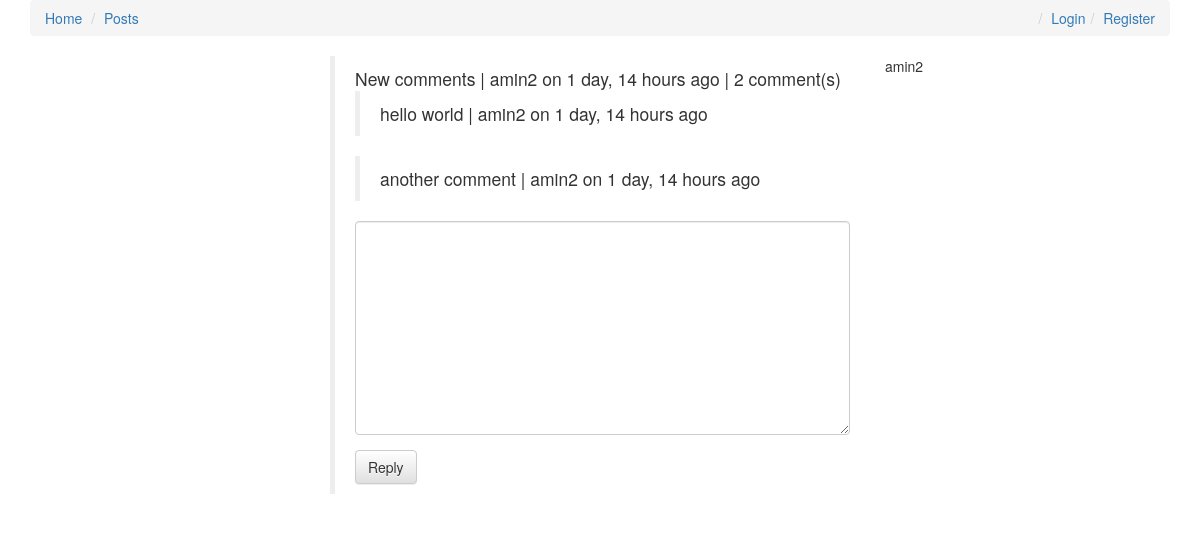
/comments/21/, run on the app's committed database.
### comments/models.py (models this page shows, shortened)
class Comment(models.Model):
	user = models.ForeignKey(settings.AUTH_USER_MODEL, default=1)
	content = models.TextField()
	timestamp = models.DateTimeField(auto_now_add=True)
	content_type = models.ForeignKey(ContentType, on_delete=models.CASCADE)
	object_id = models.PositiveIntegerField()
	content_object = GenericForeignKey('content_type', 'object_id')
	parent = models.ForeignKey("self", null=True, blank=True)
	objects = CommentManager()
	class Meta:
		ordering = ["-timestamp"]
	def __str__(self):
		return str(self.user.username)
	def children(self):
		return Comment.objects.filter(parent=self)

### comments/views.py (the view, shortened to what this page needs)
# urls.py: url(r'^(?P<id>\d+)/$', comment_thread, name='thread'),
def comment_thread(request, id):
	obj = get_object_or_404(Comment, id=id)
	content_object = obj.content_object
	content_id = obj.content_object.id
	initial_data = {
		"content_type": obj.content_type,
		"object_id": obj.object_id,
	}
	form = CommentForm(request.POST or None, initial=initial_data)
	print(dir(form))
	print(form.errors)
	context = {
		"comment": obj,
		"form": form,
	}
	return render(request, "comment_thread.html", context)

### comments/forms.py
class CommentForm(forms.Form):
	content_type = forms.CharField(widget=forms.HiddenInput)
	object_id = forms.IntegerField(widget=forms.HiddenInput)
	content = forms.CharField(label="", widget=forms.Textarea)

### comments/models.py (called while the page is built)
	def all(self):
		qs = super(CommentManager, self).filter(parent=None)
		return qs

### posts/templates/comment_thread.html (shortened to what this page needs)
{% extends 'base.html' %} {% load urlify %} {% load crispy_forms_tags %} {% block head %} {{ instance.title }} {% endblock%} {% block content %} {{ comment }}
<div class="col-sm-6 col-sm-offset-3">
    <blockquote>
        <div>{{ comment.content }} | {{ comment.user }} on {{ comment.timestamp|timesince }} ago | {% if comment.children.count > 0 %} {{ comment.children.count }} comment(s) {% endif %} </div>
        <div>
            {% for j in comment.children %}
            <blockquote>
                <div>{{ j.content }} | {{ j.user }} on {{ j.timestamp|timesince }} ago</div>
            </blockquote>
            {% endfor %}
            <form action="." method="POST">
                {% csrf_token %} {{ form|crispy }}
                <input type="submit" value="Reply" class="btn btn-default">
            </form>
        </div>
    </blockquote>
</div>
{% endblock %}

### data on the page
Comment: user.username "amin2", content "New comments", user "amin2", timestamp "1 day, 14 hours", children.count "2"
Comment: content "hello world", user "amin2", timestamp "1 day, 14 hours"
Comment: content "another comment", user "amin2", timestamp "1 day, 14 hours"
